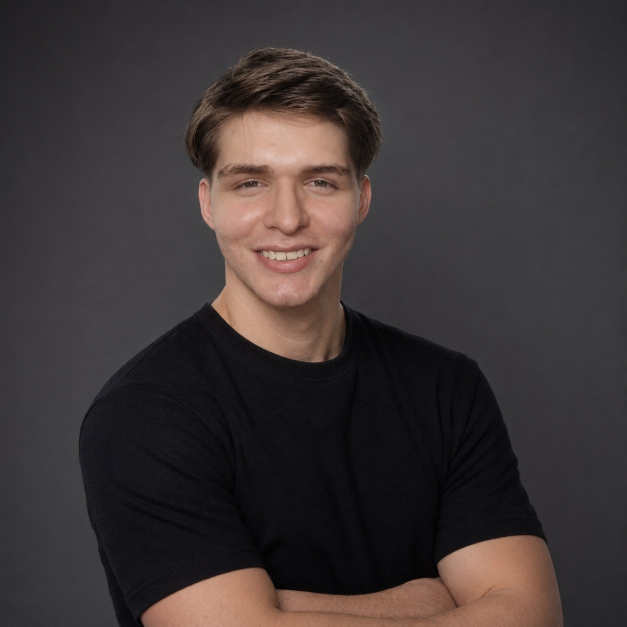
#> input picture carrusel-pierdes-clientes/assets/mi-foto.jpg, 1254 x 1254 px (shown at 1/2 size)
$ python -i render.py   (imports and definitions only)
#> lines starting #> are read from the running program, lines starting #| are printed output that depends on the picture
#> further down, picture is the input picture: PIL image 1254x1254 RGB; mean R, G, B 60.8, 53.7, 53.6
"""
Carrusel 5 slides · Por qué pierdes clientes en tu inmobiliaria
1080×1350 · Dark cinematic · Bebas Neue + Inter · UI cards ✔/✖
Portada: foto REAL, composición referencia-1 (titular ARRIBA, cara visible).
"""
from __future__ import annotations

import json
import random
from pathlib import Path

from PIL import Image, ImageDraw, ImageEnhance, ImageFilter, ImageFont

ROOT = Path(__file__).resolve().parent
FONTS = ROOT / "assets" / "fonts"
OUT = ROOT / "output"
# [1 line not run here, left out]

W, H = 1080, 1350
M = 56

YELLOW = (255, 220, 0)
WHITE = (255, 255, 255)
OFF = (210, 210, 210)
DARK = (12, 12, 14)
RED = (226, 59, 59)
GREEN = (34, 168, 90)
GRAY = (160, 160, 162)

BEBAS = FONTS / "BebasNeue-Regular.ttf"
INTER = FONTS / "Inter-opsz-wght.ttf"
OSWALD = FONTS / "Oswald-wght.ttf"

_DUMMY = ImageDraw.Draw(Image.new("RGB", (8, 8)))


def bebas(size: int):
    return ImageFont.truetype(str(BEBAS), size)


# [11 lines left out: functions inter, oswald, not called in this run]


def measure(text, fnt):
    bb = _DUMMY.textbbox((0, 0), text, font=fnt)
    return bb[2] - bb[0], bb[3] - bb[1], bb[0], bb[1]


# [45 lines left out: functions txt, fit_bebas, wrap, draw_wrapped, not called in this run]


def rr(d, box, r, fill=None, outline=None, width=2):
    d.rounded_rectangle(box, radius=r, fill=fill, outline=outline, width=width)


def vignette(img: Image.Image, strength=0.62) -> Image.Image:
    overlay = Image.new("RGBA", img.size, (0, 0, 0, 0))
    mask = Image.new("L", img.size, 0)
    md = ImageDraw.Draw(mask)
    # ellipse bigger than canvas so center stays open
    pad = int(min(W, H) * 0.08)
    md.ellipse([-pad, -int(H * 0.02), W + pad, H + int(H * 0.15)], fill=255)
    mask = mask.filter(ImageFilter.GaussianBlur(90))
    inv = Image.eval(mask, lambda p: int(255 - (255 - p) * strength))
    shade = Image.new("RGBA", img.size, (0, 0, 0, 255))
    # alpha = how much dark to add: 255-inv
    alpha = Image.eval(inv, lambda p: 255 - p)
    shade.putalpha(alpha)
    out = img.convert("RGBA")
    out.alpha_composite(shade)
    return out.convert("RGB")


# [17 lines left out: function left_gradient, not called in this run]


def grain(img: Image.Image, amount=0.05, seed=5) -> Image.Image:
    rng = random.Random(seed)
    noise = Image.new("L", (W, H))
    nd = noise.load()
    for yy in range(0, H, 2):
        for xx in range(0, W, 2):
            v = rng.randint(0, 40)
            nd[xx, yy] = v
            if xx + 1 < W:
                nd[xx + 1, yy] = v
            if yy + 1 < H:
                nd[xx, yy + 1] = v
            if xx + 1 < W and yy + 1 < H:
                nd[xx + 1, yy + 1] = v
    nrgb = Image.merge("RGB", (noise, noise, noise))
    return Image.blend(img.convert("RGB"), nrgb, amount)


def grade(img: Image.Image, dark=0.92, contrast=1.12):
    img = ImageEnhance.Brightness(img).enhance(dark)
    img = ImageEnhance.Contrast(img).enhance(contrast)
    img = ImageEnhance.Color(img).enhance(0.9)
    return img


# [61 lines left out: functions counter, footer_handle, icon_x, icon_check, ui_card, not called in this run]


def place_cover_photo(photo: Image.Image) -> Image.Image:
    """Studio continuo (sin franja). Titular sobre el fondo, cara libre debajo."""
    ph = photo.convert("RGB")
    # color del estudio para extender el fondo hacia arriba sin corte
    samples = [ph.getpixel((x, 6)) for x in range(0, ph.width, 12)]
#> samples = 105 items, first 6: (32, 30, 33), (31, 29, 32), (32, 30, 33), (32, 32, 34), (33, 33, 35), (34, 34, 36)
    avg = tuple(sum(c[i] for c in samples) // len(samples) for i in range(3))
#> avg = (48, 46, 49)
    canvas = Image.new("RGB", (W, H), avg)

    scale = (W / ph.width) * 1.10
#> scale = 0.947
    nw, nh = int(ph.width * scale), int(ph.height * scale)
#> nw = 1188; nh = 1188
    ph = ph.resize((nw, nh), Image.LANCZOS)
    x = (W - nw) // 2
#> x = -54
    y = H - nh + 8
#> y = 170
    canvas.paste(ph, (x, y))

    # oscurecer SOLO el tercio superior, suave, para que el amarillo explote
    top = Image.new("L", (W, H), 0)
#> top: PIL image 1080x1350 L; every value is 0
    td = ImageDraw.Draw(top)
    for yy in range(0, 340):
        a = int(150 * (1 - yy / 340) ** 1.15)
        td.line([(0, yy), (W, yy)], fill=a)
    shade = Image.new("RGBA", (W, H), (8, 8, 10, 255))
    shade.putalpha(top)
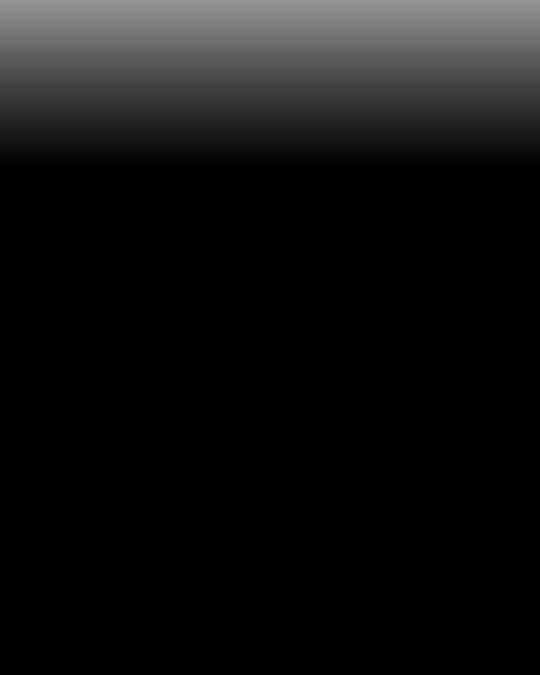
#> top: PIL image 1080x1350 L (shown at 1/2 size); min 0, max 150, mean 17.5
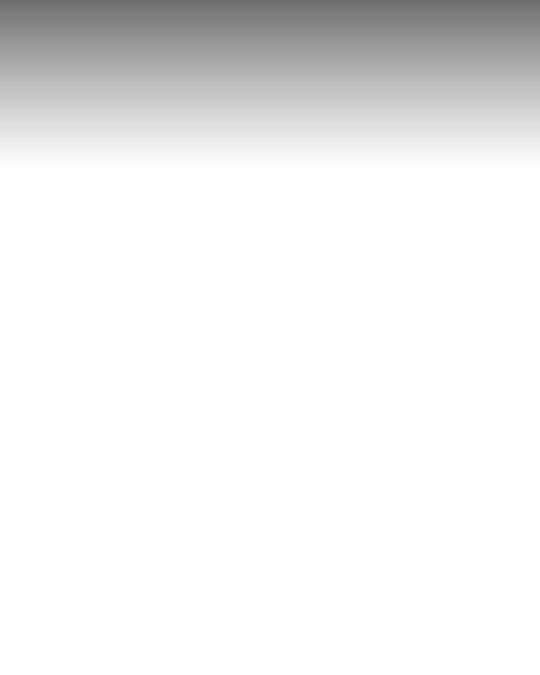
#> shade: PIL image 1080x1350 RGBA (shown at 1/2 size); mean R, G, B, A 8, 8, 10, 17.5; transparent parts drawn white
    canvas = canvas.convert("RGBA")
#> canvas: PIL image 1080x1350 RGBA
    canvas.alpha_composite(shade)
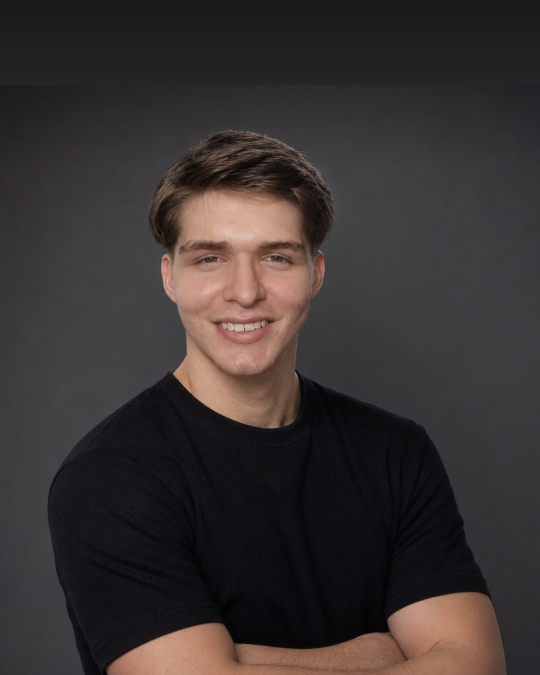
#> canvas: PIL image 1080x1350 RGBA (shown at 1/2 size); mean R, G, B, A 56.8, 50.1, 50.2, 255
    canvas = grade(canvas.convert("RGB"), dark=0.94, contrast=1.12)
    canvas = vignette(canvas, 0.42)
#> in vignette, `overlay = Image.new("RGBA", img.size, (0, 0, 0, 0))`: overlay: PIL image 1080x1350 RGBA; every value is 0
#> in vignette, `mask = mask.filter(ImageFilter.GaussianBlur(90))`:
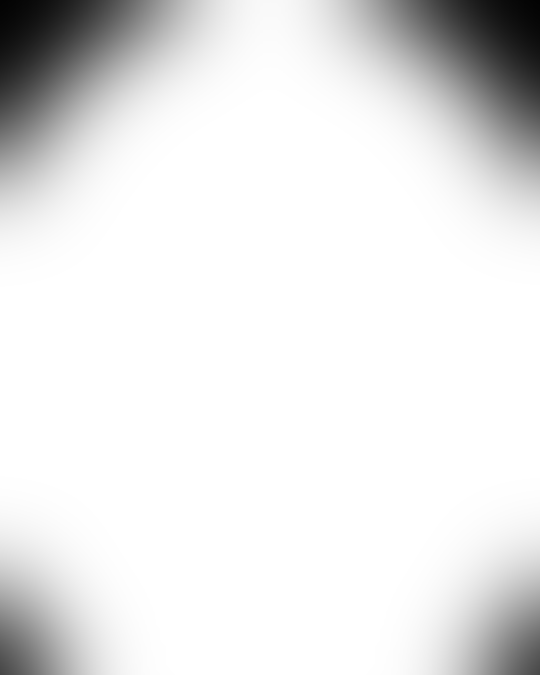
#> mask: PIL image 1080x1350 L (shown at 1/2 size); min 3, max 255, mean 231.2
#> in vignette, `inv = Image.eval(mask, lambda p: int(255 - (255 - p) * strength))`:
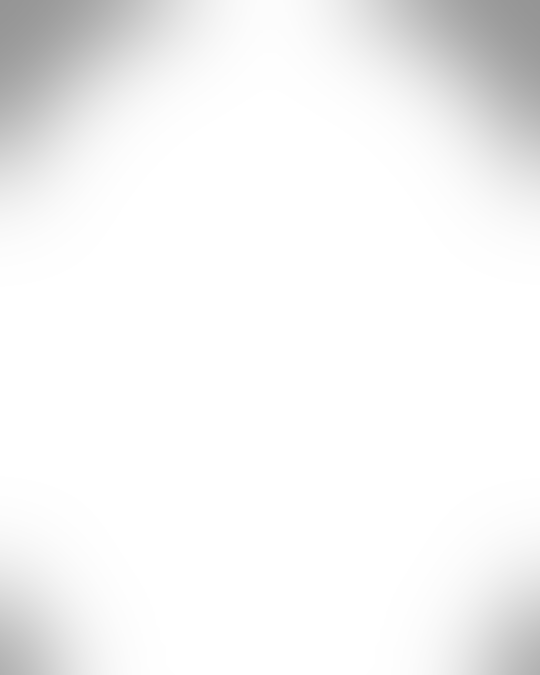
#> inv: PIL image 1080x1350 L (shown at 1/2 size); min 149, max 255, mean 244.8
#> in vignette, `alpha = Image.eval(inv, lambda p: 255 - p)`:
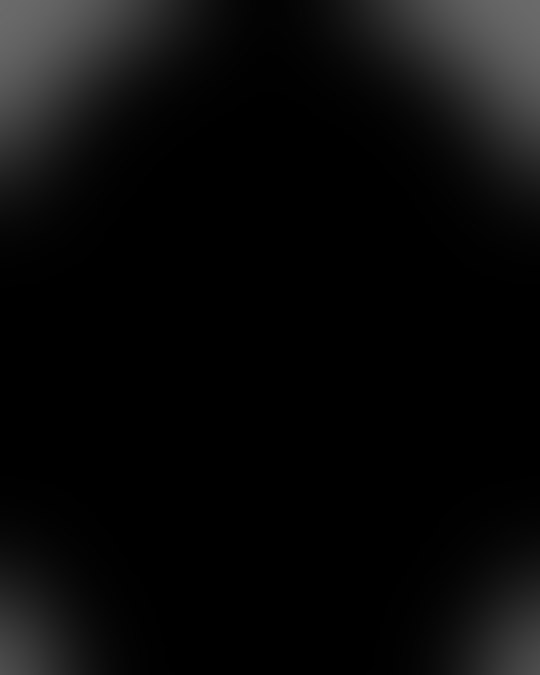
#> alpha: PIL image 1080x1350 L (shown at 1/2 size); min 0, max 106, mean 10.2
    canvas = grain(canvas, 0.04, seed=2)
#> in grain, `nrgb = Image.merge("RGB", (noise, noise, noise))`:
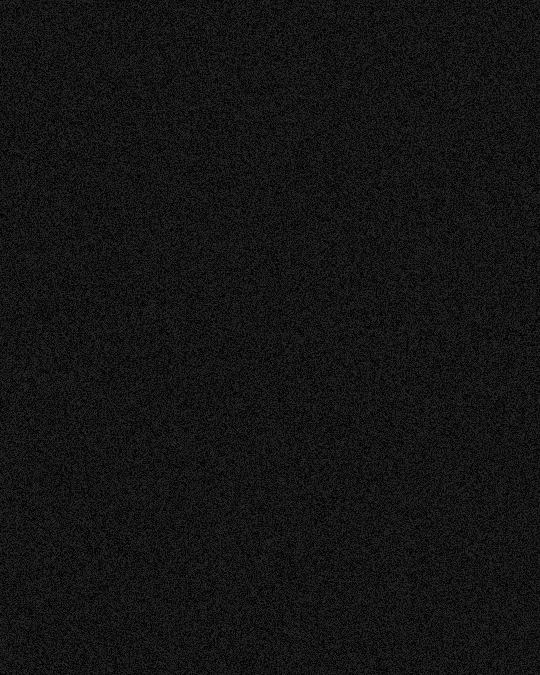
#> nrgb: PIL image 1080x1350 RGB (shown at 1/2 size); min 0, max 40, mean 20.1
    return canvas


# [178 lines left out: functions place_right_photo, place_scene, draw_headline, slide_cover, slide_error, slide_cta and 1 more, not called in this run]


# [2 lines not run here, left out]

>>> from PIL import Image
>>> picture = Image.open('assets/mi-foto.jpg')
>>> result = place_cover_photo(picture)

$ run again, on carrusel-pierdes-clientes/assets/referencia-1.jpg
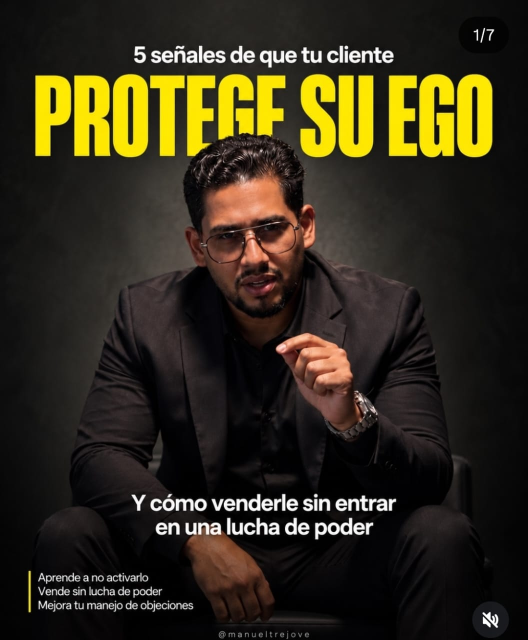
#> input picture carrusel-pierdes-clientes/assets/referencia-1.jpg, 1056 x 1280 px (shown at 1/2 size)
#> picture is the input picture: PIL image 1056x1280 RGB; mean R, G, B 49.8, 43.6, 26.2
#> samples = 88 items, first 6: (10, 10, 10), (11, 11, 11), (12, 12, 12), (12, 12, 12), (12, 12, 12), (13, 13, 13)
#> avg = (24, 24, 22)
#> in place_cover_photo, `canvas.alpha_composite(shade)`:
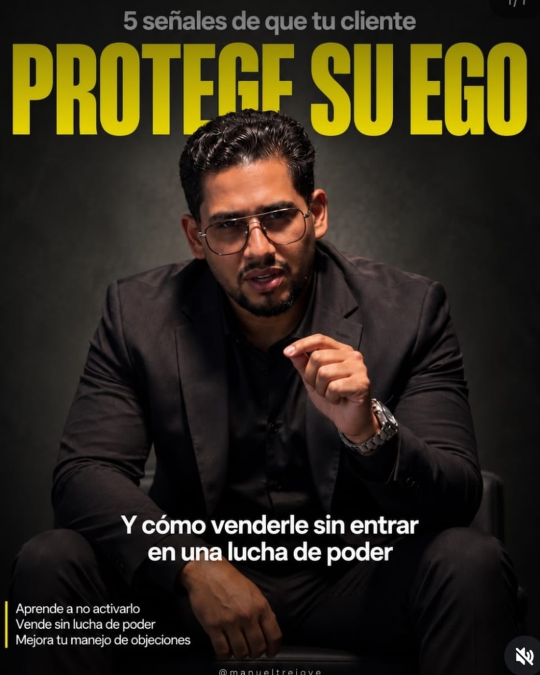
#> canvas: PIL image 1080x1350 RGBA (shown at 1/2 size); mean R, G, B, A 48.7, 42, 26.8, 255
#> overlay: PIL image 1080x1350 RGBA; every value is 0
#> in vignette, `out.alpha_composite(shade)`:
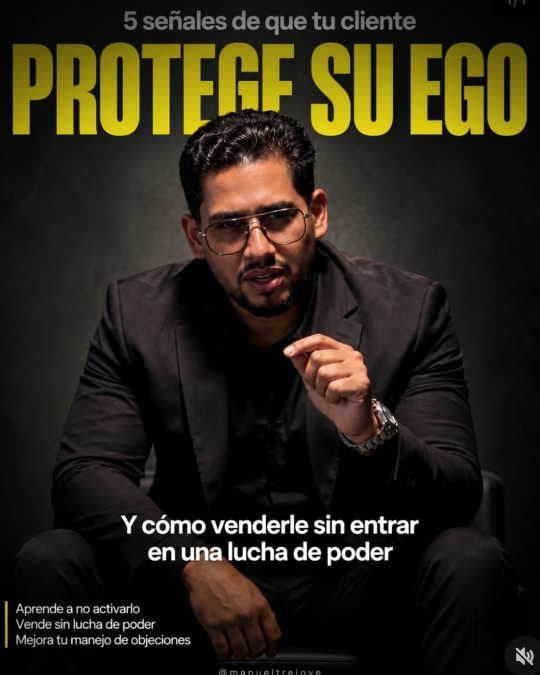
#> out: PIL image 1080x1350 RGBA (shown at 1/2 size); mean R, G, B, A 42.9, 37, 23.8, 255

$ run again, on carrusel-pierdes-clientes/assets/referencia-2.jpg
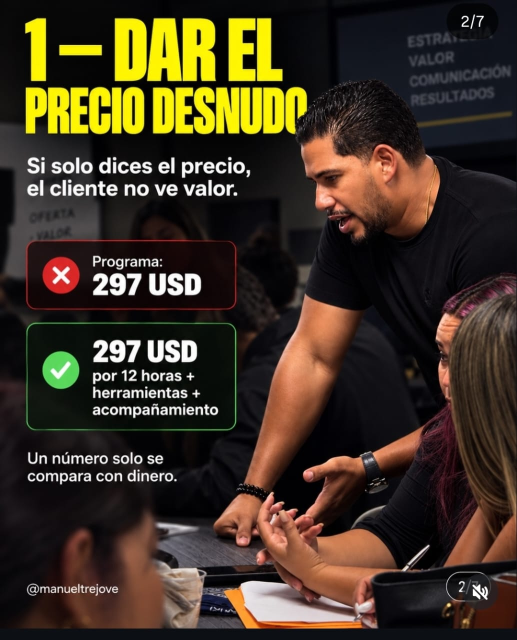
#> input picture carrusel-pierdes-clientes/assets/referencia-2.jpg, 1034 x 1280 px (shown at 1/2 size)
#> picture is the input picture: PIL image 1034x1280 RGB; mean R, G, B 63.8, 51.6, 35.3
#> samples = 87 items, first 6: (8, 8, 8), (9, 9, 9), (9, 9, 9), (9, 9, 9), (8, 8, 8), (8, 8, 8)
#> avg = (7, 7, 10)
#> in place_cover_photo, `ph = ph.resize((nw, nh), Image.LANCZOS)`:
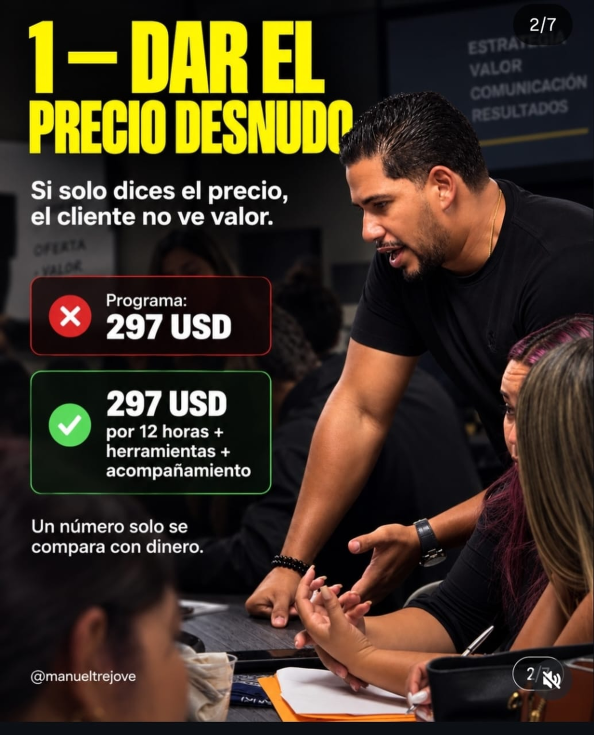
#> ph: PIL image 1188x1470 RGB (shown at 1/2 size); mean R, G, B 63.8, 51.6, 35.3
#> overlay: PIL image 1080x1350 RGBA; every value is 0
#> in vignette, `out.alpha_composite(shade)`:
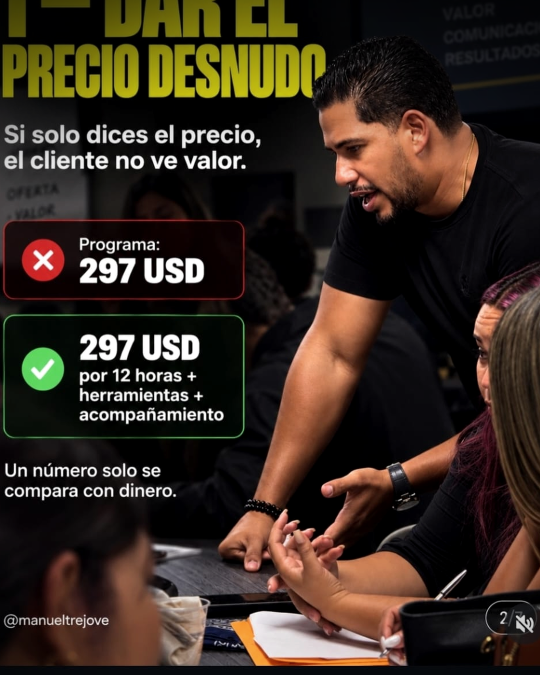
#> out: PIL image 1080x1350 RGBA (shown at 1/2 size); mean R, G, B, A 55.6, 43.3, 32.8, 255
